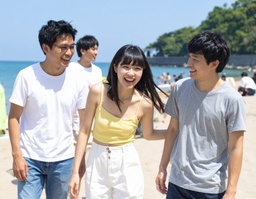
#> input picture docs/reference/beach-original.jpg, 256 x 199 px, shrunk from 2048 x 1592 before the run; its folder holds only this picture in this run
$ python preview_pastel_style.py   (older library calls are emulated)
#> lines starting #> are read from the running program, lines starting #| are printed output that depends on the picture
#!/usr/bin/env python3
"""
元の実写画像を、構図・顔・ポーズを変えずにパステル画風へ変換するプレビュー。

使い方:
  python tools/preview_pastel_style.py
  python tools/preview_pastel_style.py path/to/photo.jpg
"""

from __future__ import annotations

import sys
from pathlib import Path

import cv2
import numpy as np

ROOT = Path(__file__).resolve().parents[1]
REFERENCE_DIR = ROOT / "docs" / "reference"
OUTPUT_DIR = REFERENCE_DIR / "output"

PRESETS = {
    "exaggerated": {
        "sigma_s": 80,
        "sigma_r": 0.35,
        "colors": 14,
        "edge_strength": 0.55,
        "stroke_blend": 0.4,
        "brightness": 1.14,
        "saturation": 0.75,
        "shadow_lift": 0.15,
        "grain": 0.09,
    },
    "medium": {
        "sigma_s": 60,
        "sigma_r": 0.28,
        "colors": 20,
        "edge_strength": 0.38,
        "stroke_blend": 0.28,
        "brightness": 1.12,
        "saturation": 0.82,
        "shadow_lift": 0.12,
        "grain": 0.06,
    },
    "refined": {
        "sigma_s": 45,
        "sigma_r": 0.22,
        "colors": 28,
        "edge_strength": 0.22,
        "stroke_blend": 0.18,
        "brightness": 1.14,
        "saturation": 0.62,
        "shadow_lift": 0.22,
        "grain": 0.04,
    },
}


def find_input_image() -> Path:
    if len(sys.argv) > 1:
        path = Path(sys.argv[1])
        if not path.exists():
            raise FileNotFoundError(f"画像が見つかりません: {path}")
        return path

    candidates = []
    for ext in ("*.jpg", "*.jpeg", "*.png", "*.webp"):
        candidates.extend(REFERENCE_DIR.glob(ext))

    candidates = [p for p in candidates if p.parent.name != "output"]
    if not candidates:
        raise FileNotFoundError(
            f"元画像を {REFERENCE_DIR} に置いてください（例: beach-original.jpg）"
        )
    return sorted(candidates)[0]


def quantize_colors(image: np.ndarray, k: int) -> np.ndarray:
    h, w = image.shape[:2]
    samples = image.reshape(-1, 3).astype(np.float32)
    criteria = (cv2.TERM_CRITERIA_EPS + cv2.TERM_CRITERIA_MAX_ITER, 20, 1.0)
    _, labels, centers = cv2.kmeans(
        samples, k, None, criteria, 3, cv2.KMEANS_PP_CENTERS
    )
    centers = np.uint8(centers)
    return centers[labels.flatten()].reshape(h, w, 3)


def add_paper_grain(image: np.ndarray, amount: float) -> np.ndarray:
    noise = np.random.default_rng(42).normal(0, 255 * amount, image.shape)
    blended = image.astype(np.float32) + noise
    return np.clip(blended, 0, 255).astype(np.uint8)


def soft_colored_edges(image: np.ndarray, strength: float) -> np.ndarray:
    gray = cv2.cvtColor(image, cv2.COLOR_BGR2GRAY)
    gray = cv2.GaussianBlur(gray, (0, 0), 1.2)
    edges = cv2.Canny(gray, 60, 140)
    edges = cv2.GaussianBlur(edges, (3, 3), 0)
    edge_mask = (edges.astype(np.float32) / 255.0)[..., None]

    # 黒線ではなく、わずかに色を濃くする
    shaded = image.astype(np.float32) * (1.0 - edge_mask * strength * 0.35)
    tinted = shaded + edge_mask * np.array([18, 10, 28], dtype=np.float32)
    return np.clip(tinted, 0, 255).astype(np.uint8)


def stroke_texture(image: np.ndarray, blend: float) -> np.ndarray:
    gray = cv2.cvtColor(image, cv2.COLOR_BGR2GRAY)
    sobel_x = cv2.Sobel(gray, cv2.CV_32F, 1, 0, ksize=3)
    sobel_y = cv2.Sobel(gray, cv2.CV_32F, 0, 1, ksize=3)
    magnitude = cv2.magnitude(sobel_x, sobel_y)
    magnitude = cv2.normalize(magnitude, None, 0, 255, cv2.NORM_MINMAX).astype(np.uint8)
    magnitude = cv2.GaussianBlur(magnitude, (5, 5), 0)

    stroke = cv2.cvtColor(magnitude, cv2.COLOR_GRAY2BGR).astype(np.float32)
    base = image.astype(np.float32)
    merged = cv2.addWeighted(base, 1.0 - blend, stroke, blend, 0)
    return np.clip(merged, 0, 255).astype(np.uint8)


def adjust_tone(image: np.ndarray, brightness: float, saturation: float) -> np.ndarray:
    hsv = cv2.cvtColor(image, cv2.COLOR_BGR2HSV).astype(np.float32)
    hsv[:, :, 1] *= saturation
    hsv[:, :, 2] = np.clip(hsv[:, :, 2] * brightness, 0, 255)
    hsv = hsv.astype(np.uint8)
    return cv2.cvtColor(hsv, cv2.COLOR_HSV2BGR)


def lift_shadows(image: np.ndarray, amount: float) -> np.ndarray:
    """影を黒く潰さず、淡いパステル調の影にする。"""
    if amount <= 0:
        return image
    lab = cv2.cvtColor(image, cv2.COLOR_BGR2LAB)
    l = lab[:, :, 0].astype(np.float32) / 255.0
    # 暗いほど持ち上げる（ハイライトはほぼそのまま）
    lift = (1.0 - l) * amount
    l = np.clip(l + lift * (1.0 - l), 0, 1)
    lab[:, :, 0] = (l * 255).astype(np.uint8)
    return cv2.cvtColor(lab, cv2.COLOR_LAB2BGR)


def to_pastel(image: np.ndarray, preset: dict) -> np.ndarray:
    smooth = cv2.edgePreservingFilter(
        image, flags=2, sigma_s=preset["sigma_s"], sigma_r=preset["sigma_r"]
    )
    smooth = cv2.bilateralFilter(smooth, d=9, sigmaColor=75, sigmaSpace=75)
    painted = quantize_colors(smooth, preset["colors"])
    painted = soft_colored_edges(painted, preset["edge_strength"])
    painted = stroke_texture(painted, preset["stroke_blend"])
    painted = adjust_tone(painted, preset["brightness"], preset["saturation"])
    painted = lift_shadows(painted, preset.get("shadow_lift", 0))
    painted = add_paper_grain(painted, preset["grain"])
    return painted


def main() -> None:
    input_path = find_input_image()
    OUTPUT_DIR.mkdir(parents=True, exist_ok=True)

    image = cv2.imread(str(input_path))
#> image is the input picture: shape (199, 256, 3); mean B, G, R 174.6, 171, 168.6
    if image is None:
        raise RuntimeError(f"画像を読み込めませんでした: {input_path}")

    stem = input_path.stem
    print(f"入力: {input_path}")
    print(f"出力: {OUTPUT_DIR}/")

    for name, preset in PRESETS.items():
        result = to_pastel(image, preset)
        out_path = OUTPUT_DIR / f"{stem}-{name}.jpg"
        cv2.imwrite(str(out_path), result, [int(cv2.IMWRITE_JPEG_QUALITY), 92])
        print(f"  ✓ {out_path.name}")
#> this loop made 3 passes
#> pass 1, in to_pastel, `smooth = cv2.edgePreservingFilter( image, flags=2, sigma_s=preset["sig..`:
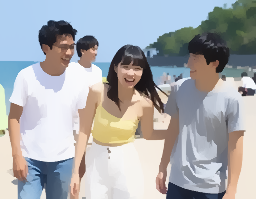
#> smooth: shape (199, 256, 3); mean B, G, R 174.8, 171.3, 168.8
#> pass 1, in to_pastel, `painted = quantize_colors(smooth, preset["colors"])`:
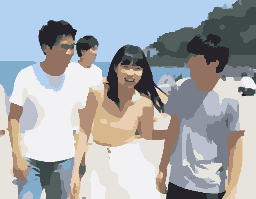
#> painted: shape (199, 256, 3); mean B, G, R 174.4, 170.7, 168.4
#> pass 1, in soft_colored_edges, `gray = cv2.cvtColor(image, cv2.COLOR_BGR2GRAY)`:
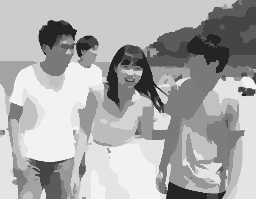
#> gray: shape (199, 256); min 36, max 242, mean 170.6

    print("\n構図・人物は元画像のまま、見た目だけパステル画風に変換しました。")


if __name__ == "__main__":
    main()
